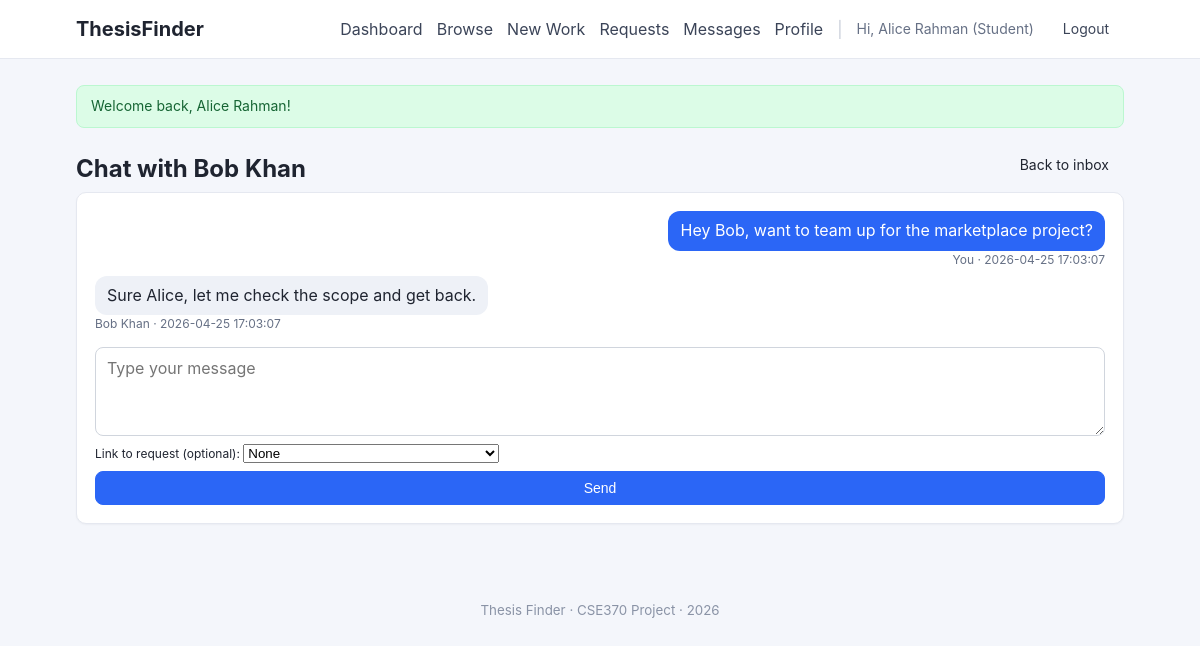
Screenshot of /messages/thread.php?with=2 (signed in) with the database file from the repository.
### tables this page shows
CREATE TABLE user (
    id              INT AUTO_INCREMENT PRIMARY KEY,
    email           VARCHAR(120) NOT NULL UNIQUE,
    password        VARCHAR(255) NOT NULL,
    name            VARCHAR(120) NOT NULL,
    student_flag    TINYINT(1) NOT NULL DEFAULT 0,
    teacher_flag    TINYINT(1) NOT NULL DEFAULT 0,
    created_at      DATETIME NOT NULL DEFAULT CURRENT_TIMESTAMP
);

CREATE TABLE message (
    message_id  INT AUTO_INCREMENT PRIMARY KEY,
    sender_id   INT NOT NULL,
    receiver_id INT NOT NULL,
    body        TEXT NOT NULL,
    sent_at     DATETIME NOT NULL DEFAULT CURRENT_TIMESTAMP,
    CONSTRAINT fk_msg_sender   FOREIGN KEY (sender_id)   REFERENCES user(id) ON DELETE CASCADE,
    CONSTRAINT fk_msg_receiver FOREIGN KEY (receiver_id) REFERENCES user(id) ON DELETE CASCADE
);

### includes/auth.php (called while the page is built, shortened)
<?php
function url(string $path): string {
    return BASE_URL . $path;
}
function current_user_id(): ?int {
    return $_SESSION['user_id'] ?? null;
}
function h(?string $s): string {
    return htmlspecialchars((string)$s, ENT_QUOTES | ENT_SUBSTITUTE, 'UTF-8');
}

### messages/thread.php (the view, shortened to what this page needs)
<?php
require_once __DIR__ . '/../config/db.php';
require_once __DIR__ . '/../includes/auth.php';
$uid   = current_user_id();
$other = (int)($_GET['with'] ?? 0);
$q = $conn->prepare('SELECT id, name FROM user WHERE id = ?');
$q->bind_param('i', $other); $q->execute();
$peer = $q->get_result()->fetch_assoc(); $q->close();
$t = $conn->prepare('
    SELECT m.*, u.name AS sender_name
    FROM message m
    JOIN user u ON u.id = m.sender_id
    WHERE (m.sender_id = ? AND m.receiver_id = ?)
       OR (m.sender_id = ? AND m.receiver_id = ?)
    ORDER BY m.sent_at ASC
');
$t->bind_param('iiii', $uid, $other, $other, $uid);
$t->execute();
$messages = $t->get_result()->fetch_all(MYSQLI_ASSOC);
$r = $conn->prepare('
    SELECT tr.request_id, w.title
    FROM team_request tr
    JOIN work w ON w.project_id = tr.project_id
    WHERE (tr.requester_id = ? AND w.owner_id = ?)
       OR (tr.requester_id = ? AND w.owner_id = ?)
    ORDER BY tr.requested_at DESC
');
$r->bind_param('iiii', $uid, $other, $other, $uid);
$r->execute();
$linkReqs = $r->get_result()->fetch_all(MYSQLI_ASSOC);
require __DIR__ . '/../includes/header.php';
?>
<div class="page-head">
    <h1>Chat with <?= h($peer['name']) ?></h1>
    <a class="btn btn-ghost" href="<?= url('/messages/index.php') ?>">Back to inbox</a>
</div>
<section class="card chat">
    <?php if (!$messages): ?>
        <p class="muted">No messages yet. Say hi!</p>
    <?php else: ?>
        <ul class="chat-list">
            <?php foreach ($messages as $m):
                $mine = ((int)$m['sender_id'] === $uid); ?>
                <li class="chat-msg <?= $mine ? 'mine' : 'theirs' ?>">
                    <div class="bubble">
                        <?= nl2br(h($m['body'])) ?>
                    </div>
                    <div class="muted small">
                        <?= h($mine ? 'You' : $m['sender_name']) ?> &middot; <?= h($m['sent_at']) ?>
                    </div>
                </li>
            <?php endforeach; ?>
        </ul>
    <?php endif; ?>
    <form method="post" class="chat-form">
        <textarea name="body" rows="3" placeholder="Type your message" required></textarea>
        <?php if ($linkReqs): ?>
            <label class="inline small">Link to request (optional):
                <select name="request_id">
                    <option value="">None</option>
                </select>
            </label>
        <?php else: ?>
            <input type="hidden" name="request_id" value="">
        <?php endif; ?>
        <button class="btn btn-primary">Send</button>
    </form>
</section>
<?php require __DIR__ . '/../includes/footer.php'; ?>

### assets/css/style.css (style rules this page uses)
* { box-sizing: border-box; }
html, body { margin: 0; padding: 0; }
body { font-family: -apple-system, BlinkMacSystemFont, "Segoe UI", Roboto, Helvetica, Arial, sans-serif; background: #f4f6fb; color: #1f2430; line-height: 1.45; }
a { color: #2b66f6; text-decoration: none; }
.card { background: #fff; border: 1px solid #e5e8f0; border-radius: 10px; padding: 18px; margin-bottom: 18px; box-shadow: 0 1px 2px rgba(15,23,42,.04); }
h1 { font-size: 24px; margin: 14px 0 6px; }
.btn { display: inline-block; padding: 8px 14px; border: 1px solid #d0d5dd; background: #fff; color: #1f2430; border-radius: 8px; cursor: pointer; font-size: 14px; text-decoration: none; transition: background .15s, border-color .15s; }
.btn-primary { background: #2b66f6; border-color: #2b66f6; color: #fff; }
.btn-ghost { background: transparent; border-color: transparent; }
.muted { color: #667085; }
.small { font-size: 12px; }
.page-head { display: flex; align-items: center; justify-content: space-between; flex-wrap: wrap; gap: 10px; margin-top: 10px; }
.chat-list { list-style: none; padding: 0; margin: 0 0 14px; display: flex; flex-direction: column; gap: 8px; max-height: 480px; overflow-y: auto; }
.chat-msg { max-width: 75%; }
.chat-msg.mine { align-self: flex-end; text-align: right; }
.chat-msg.theirs { align-self: flex-start; }
.bubble { display: inline-block; padding: 8px 12px; border-radius: 12px; background: #eef1f7; }
.chat-msg.mine .bubble { background: #2b66f6; color: #fff; }
.chat-form { display: flex; flex-direction: column; gap: 8px; }
.chat-form textarea { padding: 9px 11px; border: 1px solid #d0d5dd; border-radius: 8px; font: inherit; }

### rows the page displays
user: name "Bob Khan"
message: body "Hey Bob, want to team up for the marketplace project?", sender "You", sent_at "2026-04-25 17:03:07"
message: body "Sure Alice, let me check the scope and get back.", sender.name "Bob Khan", sent_at "2026-04-25 17:03:07"

### other values shown
current_user_name() "Alice Rahman"
$succ "Welcome back, Alice Rahman!"
